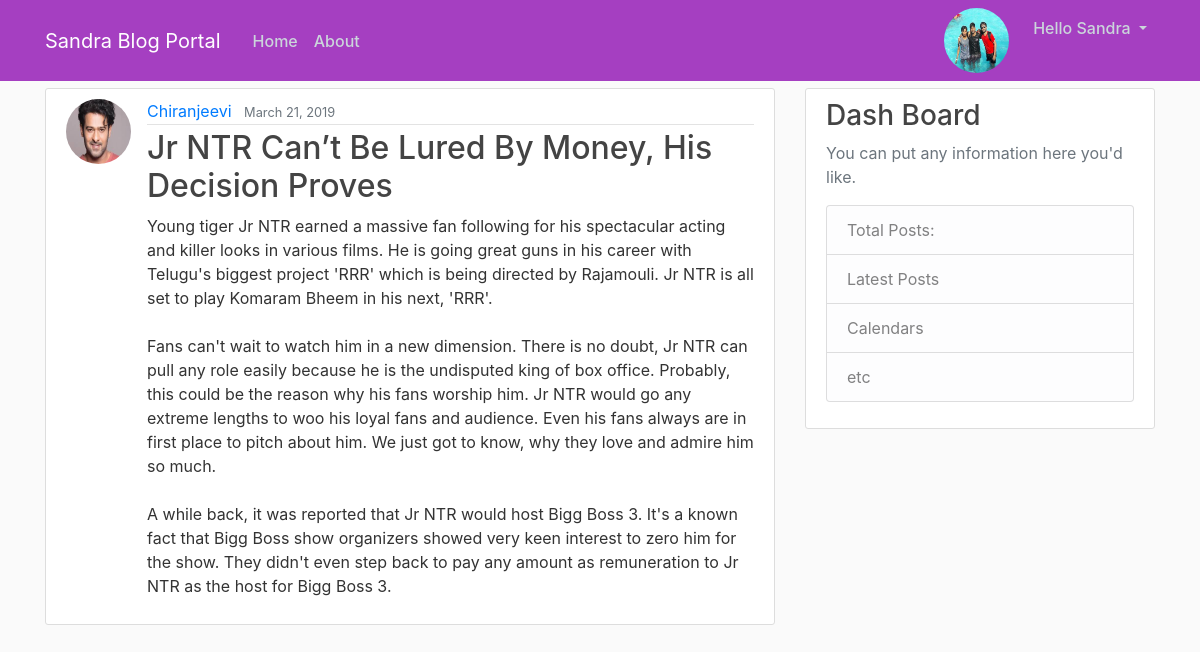
/post/14/ (signed in), run on the app's committed database.
### users/models.py (models this page shows, shortened)
class Profile(models.Model):
    user=models.OneToOneField(User, on_delete=models.CASCADE)
    image=models.ImageField(default='default.jpg', upload_to='profile_pics')

### blog/models.py (models this page shows, shortened)
class Post(models.Model):
    title=models.CharField(max_length=100)
    content=models.TextField()
    date_posted=models.DateTimeField(default=timezone.now)
    author=models.ForeignKey(User, on_delete=models.CASCADE)

### blog/views.py (the view)
# urls.py: path('post/<int:pk>/', PostDetailView.as_view(), name='post-detail'),
class PostDetailView(DetailView):
    model=Post
    template_name='blog/post_detail.html'

### blog/templates/blog/post_detail.html (shortened to what this page needs)
{% extends 'blog/base.html' %}
  {% block content %}
    <article class="media content-section">
      <img class="rounded-circle article-img" src="{{object.author.profile.image.url}}">
      <div class="media-body">
        <div class="article-metadata">
          <a class="mr-2"  href="{% url 'user-posts' object.author.username %}">{{object.author|title}}</a>
          <small class="text-muted">{{object.date_posted|date:'F d, Y'}}</small>
        </div>
        <h2 class="article-title">{{object.title}}</h2>
        <p class="article-content">{{object.content}}</p>
      </div>
    </article>
{% endblock %}

### blog/templates/blog/base.html (shortened to what this page needs)
{% load static %}
<!DOCTYPE html>
<html lang="en" dir="ltr">
  <head>
    <link rel="stylesheet" href="https://stackpath.bootstrapcdn.com/bootstrap/4.3.1/css/bootstrap.min.css">
    <link rel="stylesheet" href="{% static 'blog/css/main.css' %}">
  </head>
  <body>
  <header class="site-header">
  <nav class="navbar navbar-expand-md navbar-dark bg-steel fixed-top">
    <div class="container">
      <a class="navbar-brand mr-4" href="/">Sandra Blog Portal</a>
      <div class="collapse navbar-collapse" id="navbarToggle">
        <div class="navbar-nav mr-auto">
          <a class="nav-item nav-link" href="/">Home</a>
          <a class="nav-item nav-link" href="/about">About</a>
        </div>
        <div class="navbar-nav">
          {% if user.is_authenticated %}
              <img class="rounded-circle article-img" src="{{request.user.profile.image.url}}">
              <div class="dropdown">
                <a class="dropdown-toggle nav-item nav-link" href="#" id="dropdownMain" data-toggle="dropdown" aria-haspopup="true" aria-expanded="false">
                    Hello {{ user.username | title }}
                </a>
              </div>
            {% else %}
          <a class="nav-item nav-link" href="{% url 'login' %}">Login</a>
          <a class="nav-item nav-link" href="{% url 'register' %}">Register</a>
          {% endif %}
        </div>
      </div>
    </div>
  </nav>
</header>
<main role="main" class="container">
 <div class="row">
   <div class="col-md-8">
     {% block content %}{% endblock %}
   </div>
   <div class="col-md-4">
     <div class="content-section">
       <h3>Dash Board</h3>
       <p class='text-muted'>You can put any information here you'd like.
         <ul class="list-group">
           <li class="list-group-item list-group-item-light">Total Posts:</li>
           <li class="list-group-item list-group-item-light">Latest Posts</li>
           <li class="list-group-item list-group-item-light">Calendars</li>
           <li class="list-group-item list-group-item-light">etc</li>
         </ul>
       </p>
     </div>
   </div>
 </div>
</main>
</body>
</html>

### blog/static/blog/css/main.css (style rules this page uses)
body { background: #fafafa; color: #333333; margin-top: 5.5rem; }
h1, h2, h3, h4, h5, h6 { color: #444444; }
ul { margin: 0; }
.bg-steel { background-color: #a53fc1; }
.site-header .navbar-nav .nav-link { color: #cbd5db; font-weight:500; }
.content-section { background: #ffffff; padding: 10px 20px; border: 1px solid #dddddd; border-radius: 3px; margin-bottom: 20px; }
.article-title { color: #444444; }
.article-content { white-space: pre-line; }
.article-img { height: 65px; width: 65px; margin-right: 16px; }
.article-metadata { padding-bottom: 1px; margin-bottom: 4px; border-bottom: 1px solid #e3e3e3 }

### data on the page
Post: author.profile.image (picture), author "Chiranjeevi", date_posted "March 21, 2019", title "Jr NTR Can’t Be Lured By Money, His Decision Proves", content "Young tiger Jr NTR earned a massive fan following for his spectacular acting and killer looks in various films. He is going great guns in his career with Telugu's biggest project 'RRR' which is being directed by Rajamouli. Jr NTR is all set to play Komaram Bheem in his next, 'RRR'. Fans can't wait to watch him in a new dimension. There is no doubt, Jr NTR can pull any role easily because he is the undisputed king of box office. Probably, this could be the reason why his fans worship him. Jr NTR would go any extreme lengths to woo his loyal fans and audience. Even his fans always are in first place to pitch about him. We just got to know, why they love and admire him so much. A while back,…"

### other printed values
{{ user.username | title }} "Sandra"
